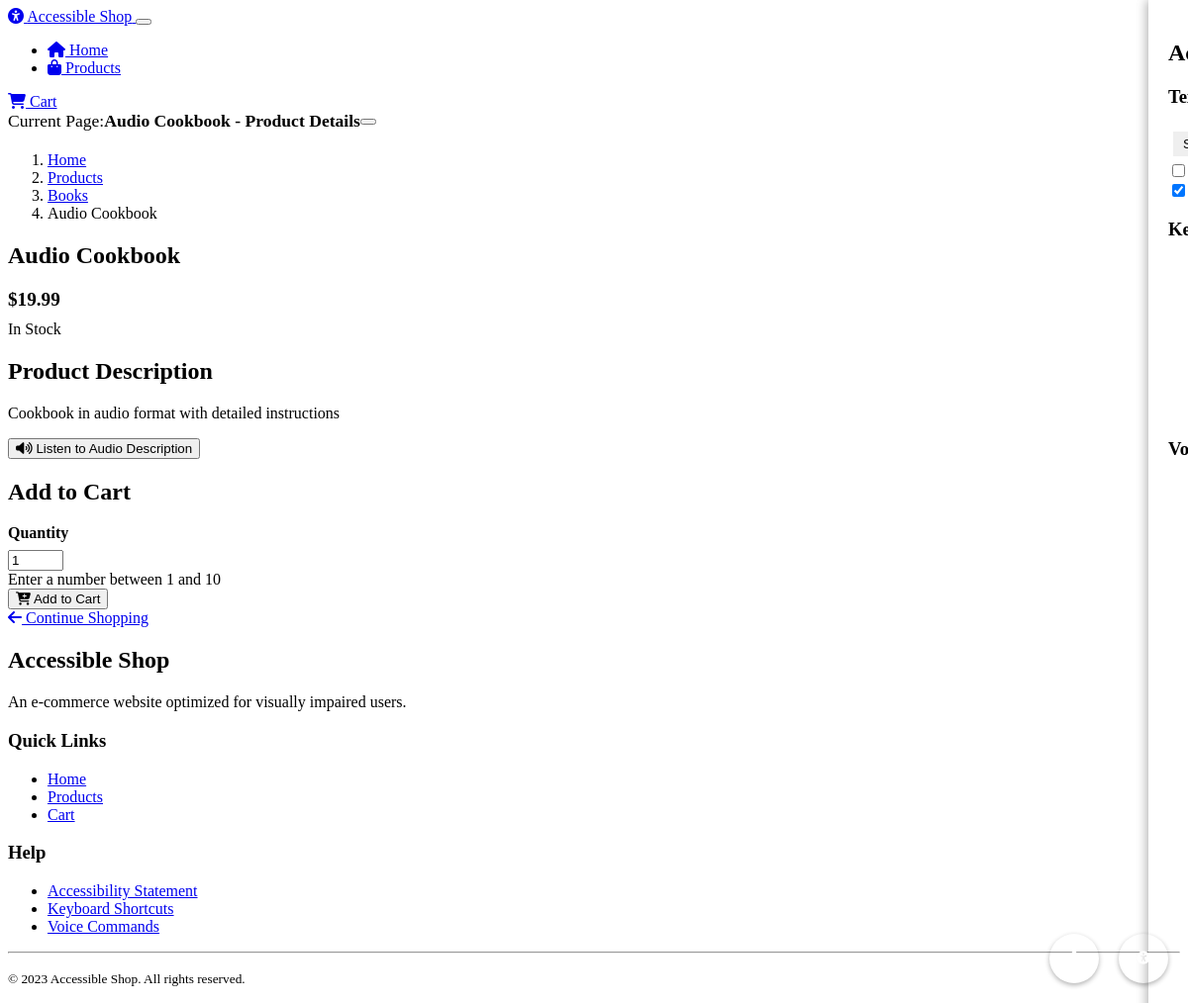
The app's page /product/4 with its own data.
### models.py (models this page shows)
class Product(db.Model):
    id = db.Column(db.Integer, primary_key=True)
    name = db.Column(db.String(128), nullable=False)
    description = db.Column(db.Text, nullable=False)
    price = db.Column(db.Float, nullable=False)
    category_id = db.Column(db.Integer, db.ForeignKey('category.id'), nullable=False)
    in_stock = db.Column(db.Boolean, default=True)
    audio_description = db.Column(db.Text)

class Category(db.Model):
    id = db.Column(db.Integer, primary_key=True)
    name = db.Column(db.String(64), nullable=False)
    description = db.Column(db.Text)
    products = db.relationship('Product', backref='category', lazy=True)

### routes.py (the view)
@app.route('/product/<int:product_id>')
def product_detail(product_id):
    product = Product.query.get_or_404(product_id)
    return render_template('product_detail.html', product=product)

### routes.py (called while the page is built)
@app.context_processor
def inject_accessibility_settings():
    default_settings = {
        'text_size': 'medium',
        'high_contrast': False,
        'voice_commands': True,
        'audio_feedback': True
    }
    settings = session.get('accessibility', default_settings)
    return {'accessibility': settings}

### templates/product_detail.html (shortened to what this page needs)
{% extends "layout.html" %}
{% block title %}{{ product.name }} - Product Details{% endblock %}
{% block content %}
<nav aria-label="breadcrumb">
    <ol class="breadcrumb">
        <li class="breadcrumb-item"><a href="{{ url_for('index') }}">Home</a></li>
        <li class="breadcrumb-item"><a href="{{ url_for('products') }}">Products</a></li>
        <li class="breadcrumb-item">
            <a href="{{ url_for('products', category=product.category_id) }}">
                {{ product.category.name }}
            </a>
        </li>
        <li class="breadcrumb-item active" aria-current="page">{{ product.name }}</li>
    </ol>
</nav>
<div class="row">
    <div class="col-lg-8 offset-lg-2">
        <article class="product-details card bg-dark shadow-sm">
            <div class="card-body p-4">
                <h1 class="product-name mb-3">{{ product.name }}</h1>
                <div class="mb-4">
                    <p class="product-price fs-3" aria-label="Price: {{ "$%.2f"|format(product.price) }}">
                        {{ "$%.2f"|format(product.price) }}
                    </p>
                    <div class="badge bg-{% if product.in_stock %}success{% else %}danger{% endif %} mb-3">
                        {% if product.in_stock %}In Stock{% else %}Out of Stock{% endif %}
                    </div>
                </div>
                <div class="product-description mb-4">
                    <h2 class="h5">Product Description</h2>
                    <p>{{ product.description }}</p>
                    {% if product.audio_description %}
                    <div class="mt-3">
                        <button class="btn btn-outline-info btn-sm audio-description-btn" type="button"
                                aria-expanded="false" aria-controls="audio-description-{{ product.id }}">
                            <i class="fas fa-volume-up me-1" aria-hidden="true"></i>
                            Listen to Audio Description
                        </button>
                    </div>
                    {% endif %}
                </div>
                {% if product.in_stock %}
                <div class="card bg-dark border mb-4">
                    <div class="card-body">
                        <h2 class="h5 mb-3">Add to Cart</h2>
                        <form action="{{ url_for('add_to_cart') }}" method="post">
                            <div class="row g-3 align-items-center">
                                <div class="col-md-4">
                                    <label for="quantity" class="form-label">Quantity</label>
                                    <input type="number" id="quantity" name="quantity" class="form-control"
                                          value="1" min="1" max="10" aria-describedby="quantity-help">
                                    <div id="quantity-help" class="form-text">
                                        Enter a number between 1 and 10
                                    </div>
                                </div>
                                <div class="col-md-8">
                                    <button type="submit" class="btn btn-primary btn-lg w-100 mt-4 add-to-cart-button">
                                        <i class="fas fa-cart-plus me-2" aria-hidden="true"></i>
                                        Add to Cart
                                    </button>
                                </div>
                            </div>
                        </form>
                    </div>
                </div>
                {% endif %}
                <div class="d-grid gap-2">
                    <a href="{{ url_for('products') }}" class="btn btn-outline-secondary">
                        <i class="fas fa-arrow-left me-2" aria-hidden="true"></i>
                        Continue Shopping
                    </a>
                </div>
            </div>
        </article>
    </div>
</div>
{% endblock %}

### static/css/custom.css (style rules this page uses)
:root { --focus-outline-color: #0078d7; --focus-outline-width: 3px; --announcement-delay: 0.3s; }
body.text-medium { font-size: 16px !important; }
.product-price { font-size: 1.2rem; font-weight: bold; margin: 10px 0; }
.form-label { font-weight: bold; display: block; margin-bottom: 0.5rem; }

### records on screen
Product: name "Audio Cookbook", price "$19.99", description "Cookbook in audio format with detailed instructions"
Category: category.name "Books"
